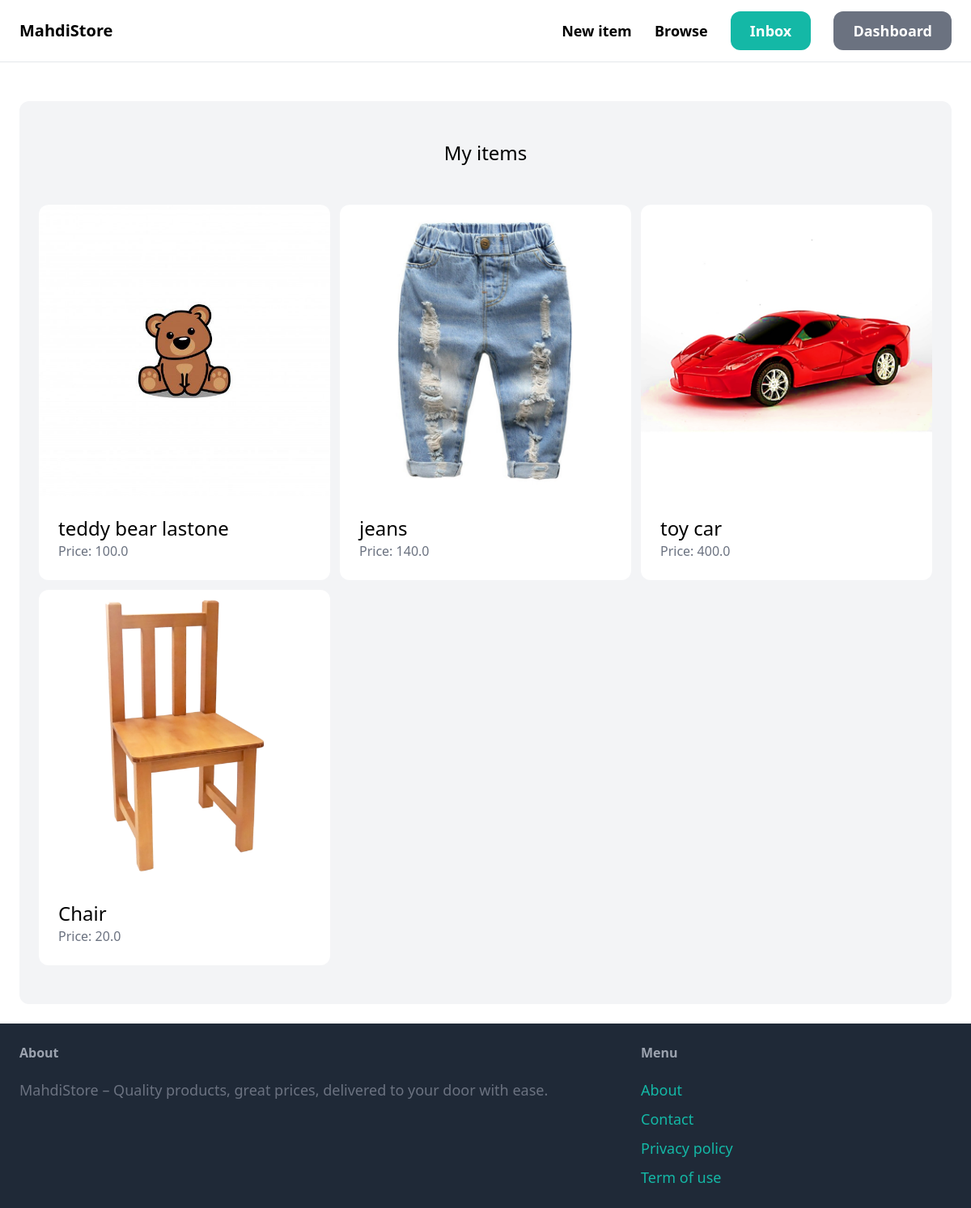
The app's page /dashboard/ (signed in), older data.
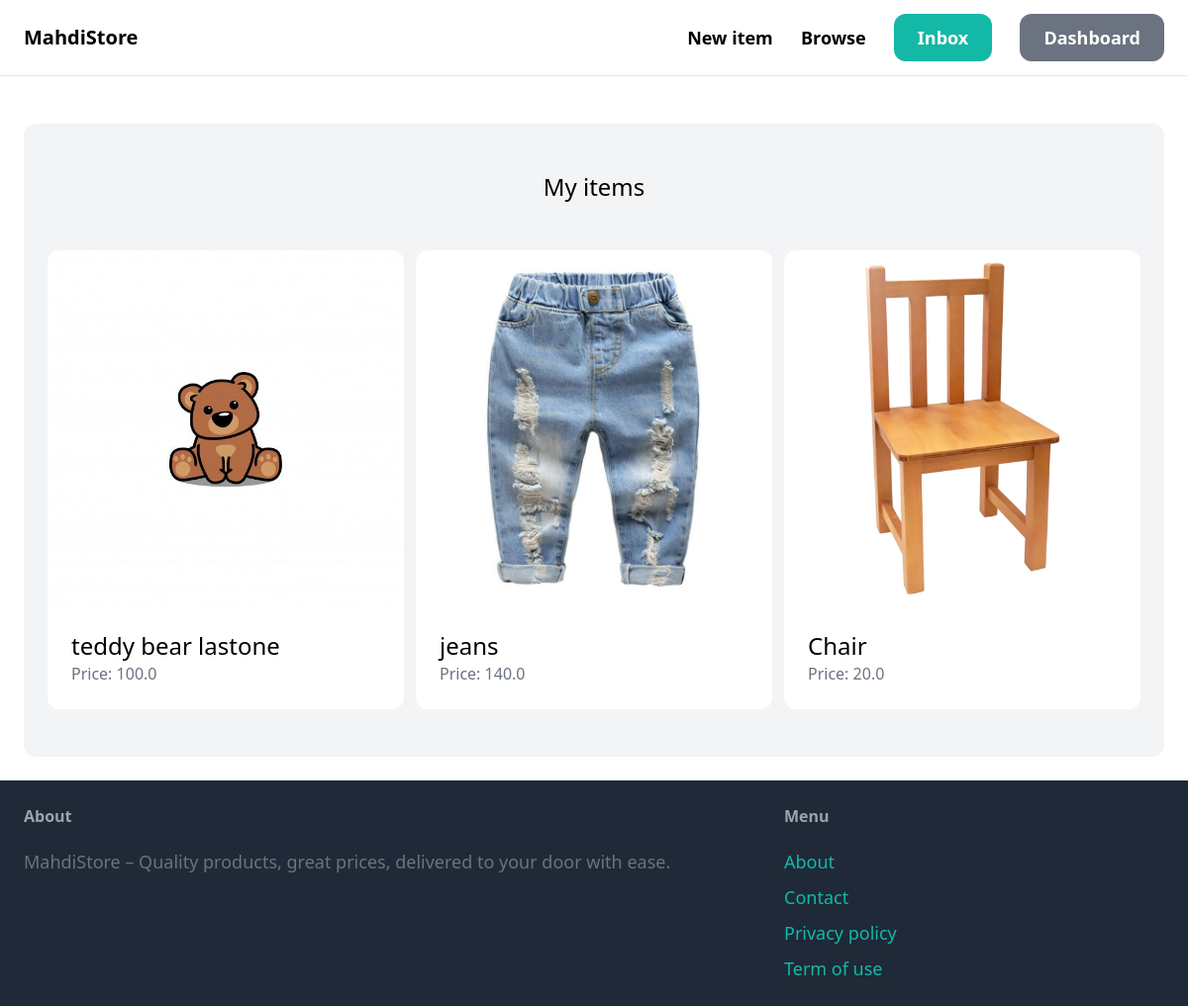
The same page, newer data.
### item/models.py (models this page shows, shortened)
class Item(models.Model):
    category = models.ForeignKey(Category, related_name='items', on_delete=models.CASCADE)
    name = models.CharField(max_length=255)
    description = models.TextField(blank=True, null=True)
    price = models.FloatField()
    image = models.ImageField(upload_to='item_images', blank=True, null=True)
    is_sold = models.BooleanField(default=False)
    created_by = models.ForeignKey(User, related_name='items', on_delete=models.CASCADE)
    created_at = models.DateTimeField(auto_now_add=True)

### dashboard/views.py (the view)
# urls.py: path('', views.index, name='index'),
@login_required
def index(request):
    items = Item.objects.filter(created_by=request.user)#we are filtering the items based on the user who created them
    return render(request, 'dashboard/index.html', {
        'items': items
    })#we are passing the items to the template so that we can display them in the dashboard

### dashboard/templates/dashboard/index.html (shortened to what this page needs)
{% extends 'core/base.html' %}
{% block content %}
    <div class="mt-6 px-6 py-12 bg-gray-100 rounded-xl">
        <h2 class="mb-12 text-2xl text-center">My items</h2>
        <div class="grid grid-cols-3 gap-3">
            {% for item in items %}
                <div>
                    <a href="{% url 'item:detail' item.id %}">
                        <div>
                            <img src="{{ item.image.url }}" class="rounded-t-xl">
                        </div>
                        <div class="p-6 bg-white rounded-b-xl">
                            <h2 class="text-2xl">{{ item.name }}</h2>
                            <p class="text-gray-500">Price: {{ item.price }}</p>
                        </div>
                    </a>
                </div>
            {% endfor %}
        </div>
    </div>
{% endblock %}

Row changes from the older to the newer data that the page shows:
no longer on this page (row edited): Item: image (picture), name "toy car", price "400.0"
